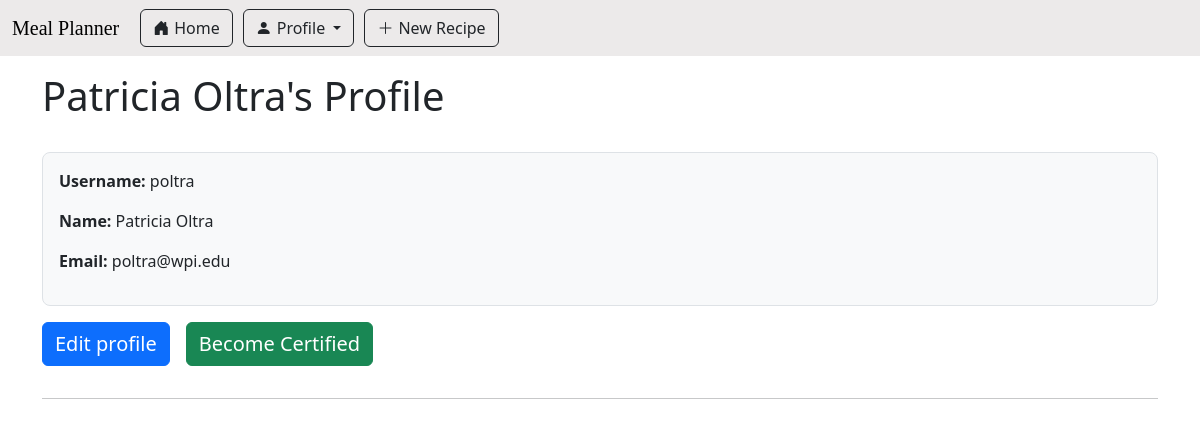
The app's page /user/profile (signed in), older data.
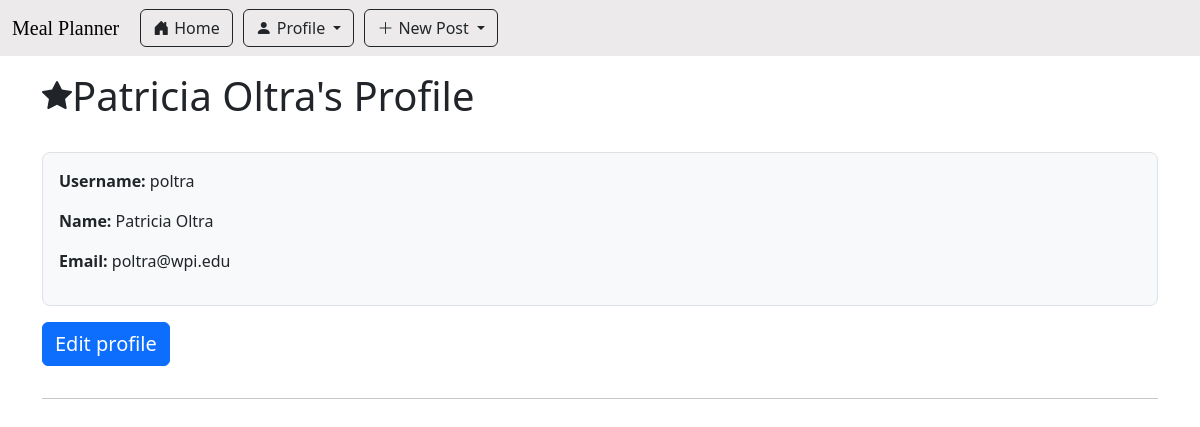
The same page, newer data.
### app/user/user_routes.py (the view)
@bp_user.route('/user/profile', methods=['GET','POST'])
@login_required
def display_profile():
    return render_template('profile.html', title="User Profile", user=current_user)

### app/main/models.py (called while the page is built)
    @login.user_loader
    def load_user(id):
        return db.session.get(User, int(id))

### meal_planner.py (called while the page is built)
@app.before_request
def initDB(*args, **kwargs):
    if app._got_first_request:
        db.create_all()

### app/user/templates/profile.html (shortened to what this page needs)
{% extends "base.html" %}
{% import 'bootstrap_wtf.html' as wtf %}
{% block content %}
    <div class="d-flex justify-content-st">
        <h1>{{ user.first_name }} {{ user.last_name }}'s Profile</h1>
    </div>
    <br>
    <div class="border rounded-3 bg-light p-3">
        <p> <b>Username:</b>  {{ user.username }} </p>
        <p> <b> Name: </b> {{ user.first_name }} {{ user.last_name }} </p>
        <p> <b> Email: </b> {{ user.email }}</p>
    </div>
    {% if user.id == current_user.id %}
        <div class="d-flex">
        <p><a href="{{ url_for('user.edit_profile') }}" class="btn btn-primary mt-3 fs-5">Edit profile</a></p>
        {%if not user.is_certified%}
        <p><a href="{{ url_for('user.become_certified') }}" class="btn btn-success mt-3 mx-3 fs-5">Become Certified</a></p>
        {%endif%}
        </div>
    {% endif %}
    <hr class="solid">
{% endblock %}

Row changes from the older to the newer data that the page shows:
changed User "Patricia": is_certified False → True (drawn)
Text that changed along with them:
text no longer shown: "New Recipe Become Certified"
text now shown: "New Post"
